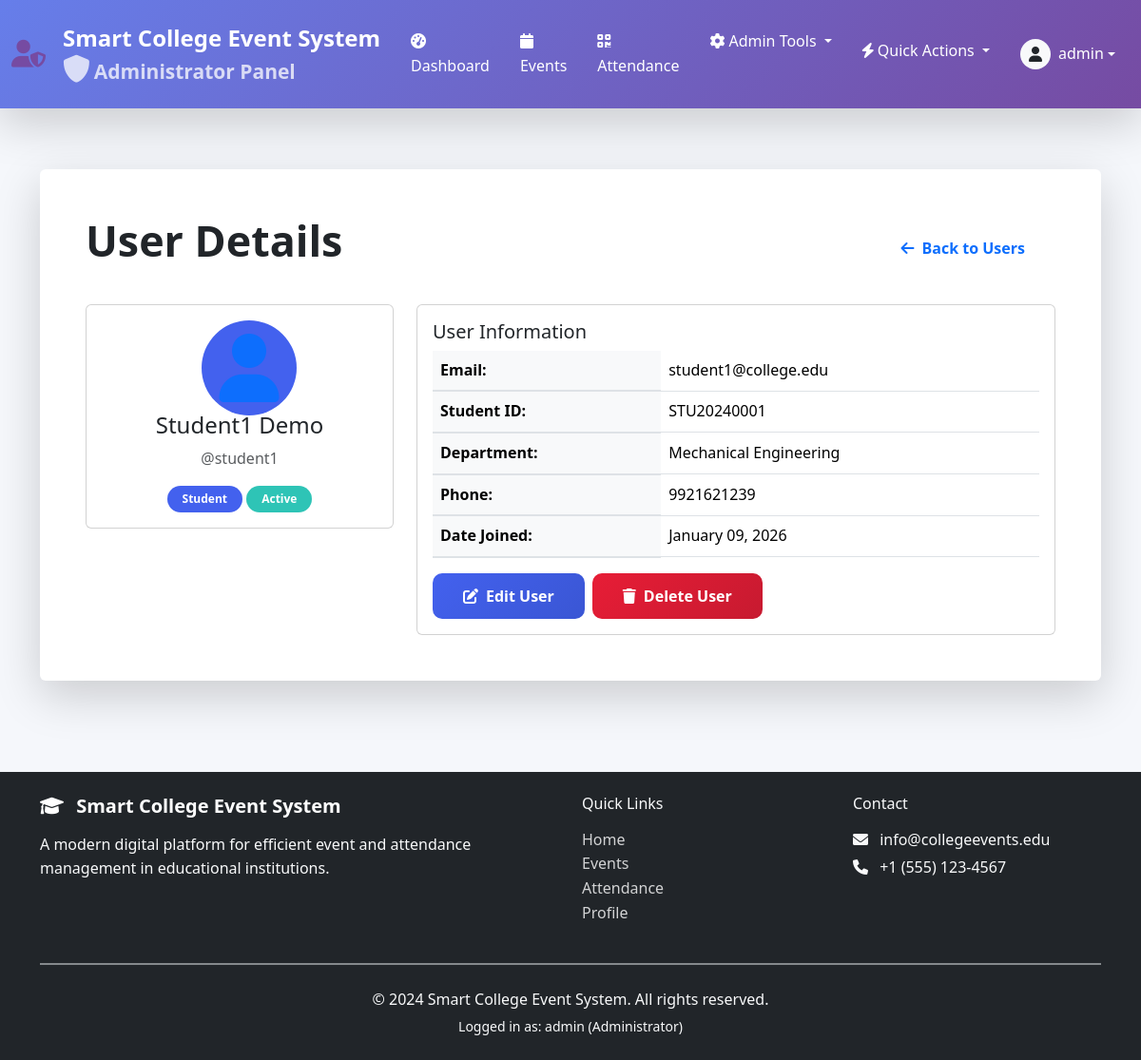
The app's page /users/2/ (signed in) with its own data.
### core/models.py (models this page shows, shortened)
class User(AbstractUser):
    ROLE_CHOICES = (
        ('admin', 'Administrator'),
        ('student', 'Student'),
        ('organizer', 'Event Organizer'),
    )
    role = models.CharField(max_length=20, choices=ROLE_CHOICES, default='student')
    student_id = models.CharField(max_length=20, blank=True, null=True, unique=True)
    department = models.CharField(max_length=100, blank=True)
    phone = models.CharField(max_length=15, blank=True)
    profile_picture = models.ImageField(upload_to='profiles/', blank=True, null=True)
    created_at = models.DateTimeField(auto_now_add=True)
    class Meta:
        ordering = ['-date_joined']

### core/views.py (the view)
# urls.py: path('users/<int:user_id>/', views.user_detail, name='user_detail'),
@login_required
@user_passes_test(lambda u: u.role == 'admin' or u.is_staff)
def user_detail(request, user_id):
    user = get_object_or_404(User, id=user_id)
    stats = {}
    if user.role == 'student':
        stats['registered_events'] = EventRegistration.objects.filter(student=user).count()
        stats['attended_events'] = EventRegistration.objects.filter(student=user, attended=True).count()
        stats['attendance_records'] = AttendanceRecord.objects.filter(student=user).count()
    context = {'user_profile': user, 'stats': stats}
    return render(request, 'crud/user_detail.html', context)

### templates/crud/user_detail.html
{% extends 'base.html' %}
{% block content %}
<div class="container py-5">
    <div class="card border-0 shadow-lg">
        <div class="card-body p-5">
            <div class="d-flex justify-content-between align-items-center mb-4">
                <h1 class="hero-title">User Details</h1>
                <a href="{% url 'user_list' %}" class="btn btn-outline-primary">
                    <i class="fas fa-arrow-left me-2"></i>Back to Users
                </a>
            </div>
            <div class="row">
                <div class="col-md-4">
                    <div class="card">
                        <div class="card-body text-center">
                            <div class="mb-3">
                                <div class="avatar-lg mx-auto">
                                    <div class="bg-primary bg-opacity-10 rounded-circle d-flex align-items-center justify-content-center"
                                         style="width: 100px; height: 100px;">
                                        <i class="fas fa-user fa-3x text-primary"></i>
                                    </div>
                                </div>
                            </div>
                            <h4>{{ user_profile.get_full_name|default:user_profile.username }}</h4>
                            <p class="text-muted">@{{ user_profile.username }}</p>
                            <div class="mt-3">
                                <span class="badge bg-primary">{{ user_profile.get_role_display }}</span>
                                {% if user_profile.is_active %}
                                <span class="badge bg-success">Active</span>
                                {% else %}
                                <span class="badge bg-danger">Inactive</span>
                                {% endif %}
                            </div>
                        </div>
                    </div>
                </div>
                <div class="col-md-8">
                    <div class="card">
                        <div class="card-body">
                            <h5 class="card-title">User Information</h5>
                            <table class="table">
                                <tr>
                                    <th>Email:</th>
                                    <td>{{ user_profile.email }}</td>
                                </tr>
                                <tr>
                                    <th>Student ID:</th>
                                    <td>{{ user_profile.student_id|default:"Not set" }}</td>
                                </tr>
                                <tr>
                                    <th>Department:</th>
                                    <td>{{ user_profile.department|default:"Not set" }}</td>
                                </tr>
                                <tr>
                                    <th>Phone:</th>
                                    <td>{{ user_profile.phone|default:"Not set" }}</td>
                                </tr>
                                <tr>
                                    <th>Date Joined:</th>
                                    <td>{{ user_profile.date_joined|date:"F d, Y" }}</td>
                                </tr>
                            </table>
                            <div class="d-flex gap-2">
                                <a href="{% url 'update_user' user_profile.id %}" class="btn btn-primary">
                                    <i class="fas fa-edit me-2"></i>Edit User
                                </a>
                                <a href="{% url 'delete_user' user_profile.id %}" class="btn btn-danger">
                                    <i class="fas fa-trash me-2"></i>Delete User
                                </a>
                            </div>
                        </div>
                    </div>
                </div>
            </div>
        </div>
    </div>
</div>
{% endblock %}

### templates/base.html (shortened to what this page needs)
{% load static %}
<!DOCTYPE html>
<html lang="en">
<head>
    <link rel="stylesheet" href="https://cdn.jsdelivr.net/npm/bootstrap@5.3.2/dist/css/bootstrap.min.css">
    <link rel="stylesheet" href="https://cdnjs.cloudflare.com/ajax/libs/font-awesome/6.4.0/css/all.min.css">
    <link rel="stylesheet" href="https://cdnjs.cloudflare.com/ajax/libs/animate.css/4.1.1/animate.min.css">
    <link rel="stylesheet" href="{% static 'style.css' %}">
    <link rel="stylesheet" href="https://unpkg.com/leaflet@1.9.4/dist/leaflet.css" />
    <link rel="stylesheet" href="https://cdn.jsdelivr.net/npm/apexcharts@3.41.0/dist/apexcharts.css" />
    <link rel="stylesheet" href="https://cdn.jsdelivr.net/npm/sweetalert2@11/dist/sweetalert2.min.css">
    <link rel="stylesheet" href="https://cdnjs.cloudflare.com/ajax/libs/font-awesome/6.0.0/css/all.min.css">
</head>
<body>
    <nav class="navbar navbar-expand-lg navbar-dark role-nav shadow-lg">
        <div class="container-fluid">
            <a class="navbar-brand d-flex align-items-center" href="/">
                <i
                    class="fas {% if user.role == 'admin' or user.is_staff %}fa-user-shield{% elif user.role == 'student' %}fa-user-graduate{% elif user.role == 'organizer' %}fa-calendar-alt{% else %}fa-graduation-cap{% endif %} me-2 role-icon"></i>
                <div>
                    <div>Smart College Event System</div>
                    {% if user.is_authenticated %}
                    <small class="d-block opacity-75">
                        {% if user.role == 'admin' or user.is_staff %}
                        <i class="fas fa-shield-alt me-1"></i>Administrator Panel
                        {% elif user.role == 'student' %}
                        <i class="fas fa-user me-1"></i>Student Panel
                        {% elif user.role == 'organizer' %}
                        <i class="fas fa-calendar-alt me-1"></i>Organizer Panel
                        {% else %}
                        <i class="fas fa-user me-1"></i>User Panel
                        {% endif %}
                    </small>
                    {% endif %}
                </div>
            </a>
            <div class="collapse navbar-collapse" id="navbarMain">
                {% if user.is_authenticated %}
                <ul class="navbar-nav me-auto">
                    <li class="nav-item">
                        <a class="nav-link" href="{% url 'dashboard' %}">
                            <i class="fas fa-tachometer-alt me-1"></i>Dashboard
                        </a>
                    </li>
                    <li class="nav-item">
                        <a class="nav-link" href="{% url 'events' %}">
                            <i class="fas fa-calendar me-1"></i>Events
                        </a>
                    </li>
                    <li class="nav-item">
                        <a class="nav-link" href="{% url 'attendance' %}">
                            <i class="fas fa-qrcode me-1"></i>Attendance
                        </a>
                    </li>
                    {% if user.role == 'admin' or user.is_staff %}
                    <li class="nav-item dropdown">
                        <a class="nav-link dropdown-toggle" href="#" role="button" data-bs-toggle="dropdown">
                            <i class="fas fa-cog me-1"></i>Admin Tools
                        </a>
                    </li>
                    {% endif %}
                </ul>
                <ul class="navbar-nav ms-auto">
                    <li class="nav-item dropdown">
                        <a class="nav-link dropdown-toggle" href="#" role="button" data-bs-toggle="dropdown">
                            <i class="fas fa-bolt me-1"></i>Quick Actions
                        </a>
                    </li>
                    <li class="nav-item dropdown">
                        <a class="nav-link dropdown-toggle d-flex align-items-center" href="#" role="button"
                            data-bs-toggle="dropdown">
                            {% if user.profile_picture %}
                            <img src="{{ user.profile_picture.url }}" alt="Profile" class="rounded-circle me-2"
                                style="width: 32px; height: 32px; object-fit: cover;">
                            {% else %}
                            <div class="bg-light text-dark rounded-circle d-flex align-items-center justify-content-center me-2"
                                style="width: 32px; height: 32px;">
                                <i class="fas fa-user"></i>
                            </div>
                            {% endif %}
                            <div>
                                <div>{{ user.get_full_name|default:user.username }}</div>
                            </div>
                        </a>
                    </li>
                </ul>
                {% endif %}
            </div>
        </div>
    </nav>
    <main class="{% if user.is_authenticated and user.role == 'student' %}mb-5 pb-3{% endif %}">
        {% block content %}{% endblock %}
    </main>
    <footer class="footer bg-dark text-light mt-5 py-4">
        <div class="container">
            <div class="row">
                <div class="col-md-6">
                    <h5 class="mb-3">
                        <i class="fas fa-graduation-cap me-2"></i>
                        Smart College Event System
                    </h5>
                    <p class="text-light-50 mb-0">
                        A modern digital platform for efficient event and attendance management in educational
                        institutions.
                    </p>
                </div>
                <div class="col-md-3">
                    <h6 class="mb-3">Quick Links</h6>
                    <ul class="list-unstyled">
                        <li><a href="/" class="text-light-50 text-decoration-none">Home</a></li>
                        <li><a href="{% url 'events' %}" class="text-light-50 text-decoration-none">Events</a></li>
                        <li><a href="{% url 'attendance' %}" class="text-light-50 text-decoration-none">Attendance</a>
                        </li>
                        {% if user.is_authenticated %}
                        <li><a href="{% url 'profile' %}" class="text-light-50 text-decoration-none">Profile</a></li>
                        {% endif %}
                    </ul>
                </div>
                <div class="col-md-3">
                    <h6 class="mb-3">Contact</h6>
                    <p class="text-light-50 mb-1">
                        <i class="fas fa-envelope me-2"></i> info@collegeevents.edu
                    </p>
                    <p class="text-light-50 mb-0">
                        <i class="fas fa-phone me-2"></i> +1 (555) 123-4567
                    </p>
                </div>
            </div>
            <hr class="bg-secondary my-4">
            <div class="text-center text-light-50">
                <p class="mb-0">© 2024 Smart College Event System. All rights reserved.</p>
                <small class="d-block mt-1">
                    {% if user.is_authenticated %}
                    Logged in as: {{ user.username }} ({{ user.get_role_display }})
                    {% else %}
                    Please login to access all features
                    {% endif %}
                </small>
            </div>
        </div>
    </footer>
</body>
</html>

### static/style.css (style rules this page uses)
:root { --primary: #4361ee; --primary-dark: #3a56d4; --secondary: #7209b7; --success: #2ec4b6; --danger: #e71d36; --warning: #ff9f1c; --light: #f8f9fa; --dark: #212529; --gray: #6c757d; --light-gray: #e9ecef; --card-shadow: 0 5px 15px rgba(0, 0, 0, 0.08); --hover-shadow: 0 10px 25px rgba(0, 0, 0, 0.12); }
* { margin: 0; padding: 0; box-sizing: border-box; }
body { font-family: 'Segoe UI', Tahoma, Geneva, Verdana, sans-serif; background-color: #f5f7fb; color: var(--dark); line-height: 1.6; min-height: 100vh; }
.navbar { background: linear-gradient(135deg, var(--primary) 0%, var(--secondary) 100%); box-shadow: 0 2px 10px rgba(0, 0, 0, 0.1); padding: 1rem 0; }
.navbar-brand { font-weight: 700; font-size: 1.5rem; color: white !important; display: flex; align-items: center; gap: 10px; }
.navbar-brand i { font-size: 1.8rem; }
.nav-link { color: rgba(255, 255, 255, 0.9) !important; font-weight: 500; padding: 0.5rem 1rem !important; transition: all 0.3s ease; }
.hero-title { font-size: 2.8rem; font-weight: 800; color: var(--dark); margin-bottom: 1rem; line-height: 1.2; }
.btn { border-radius: 10px; padding: 0.75rem 2rem; font-weight: 600; transition: all 0.3s ease; border: none; }
.btn-primary { background: linear-gradient(135deg, var(--primary) 0%, var(--primary-dark) 100%); border: none; }
.btn-danger { background: linear-gradient(135deg, var(--danger) 0%, #c71a30 100%); }
.badge { padding: 0.5rem 1rem; border-radius: 20px; font-weight: 600; }
.bg-primary { background: var(--primary) !important; }
.bg-success { background: var(--success) !important; }
.footer { background: var(--dark); color: white; padding: 3rem 0; margin-top: 4rem; }
.footer h5 { color: white; margin-bottom: 1.5rem; font-weight: 600; }
.footer a { color: rgba(255, 255, 255, 0.8); text-decoration: none; transition: color 0.3s ease; }
hr { border-top: 2px solid var(--light-gray); opacity: 0.5; }
.container { animation: fadeInUp 0.8s ease; }
html { scroll-behavior: smooth; }
.avatar-lg { width: 80px; height: 80px; font-size: 1.5rem; }
.table th { font-weight: 600; background: #f8f9fa; border-bottom: 2px solid #dee2e6; }
.table td { vertical-align: middle; }

### templates/base.html (style rules this page uses)
.navbar-dark .navbar-brand, .navbar-dark .navbar-nav .nav-link, .navbar-dark .navbar-nav .dropdown-toggle { color: white !important; }

### records on screen
User: get_full_name "admin", username "admin", role "Administrator"
User: get_full_name "Student1 Demo", username "student1", role "Student", email "student1@college.edu", student_id "STU20240001", department "Mechanical Engineering", phone "9921621239", date_joined "January 09, 2026"
